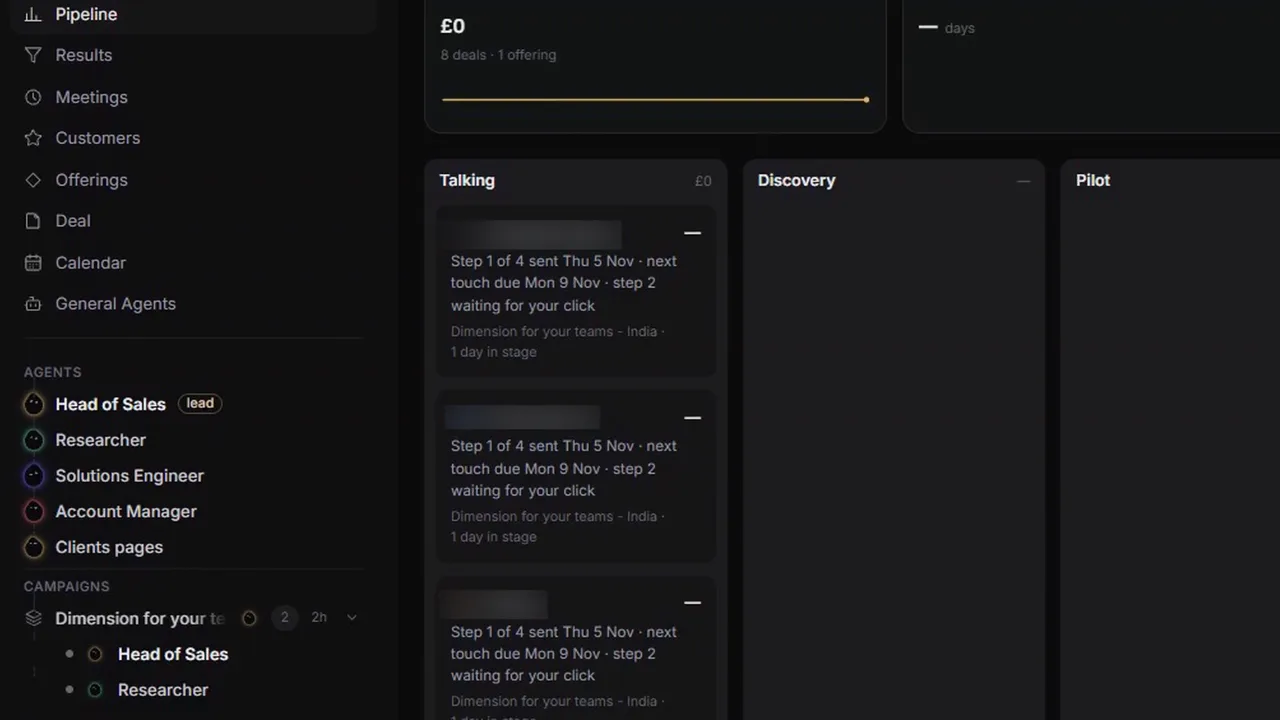
#> input picture packs/clients-space/assets/showcase/pipeline.webp, 1280 x 720 px; its folder holds only this picture in this run
$ python -i compose.py   (imports and definitions only)
#> lines starting #> are read from the running program, lines starting #| are printed output that depends on the picture; after the words box and inside, x2 and y2 are one past the last pixel; in counts of white or black regions, pixels touching at a corner belong together
"""timeline.json -> the HyperFrames page (build/film/index.html) and the layout record G11 reads (build/layout.json).

The page is one GSAP timeline on the Motion pack's kit (K). Before `desk_until` the film plays on the cold open's fake
desktop: pictures open as windows. After it, a page is a receipt card cropped around its yellow highlight, a photo fills
the frame, a post pops in, scenes come from `kit.scenes`, memes play in the overlay modes of `framework/overlays.py`.
The film's own CSS (build/film.css) styles the classes drawn here (README.md, Page classes)."""
from __future__ import annotations

import functools
import json
import subprocess
from pathlib import Path
from urllib.parse import urlparse

import numpy as np
from PIL import Image

from framework import overlays as ov
from framework.tools import HIDDEN

from . import scenes
from .art import Art, esc
from .film import Film

TITLE_COLORS = ["#e8401c", "#2348d8", "#111111", "#0f8a5f", "#8a2be2"]
STICKER_SPOTS = [(960, 760, -4), (960, 210, 3), (700, 770, 2), (1220, 230, -3), (960, 820, -2), (1180, 760, 4)]
DOC_TITLES = ["evidence.png", "receipts.png", "proof_final_FINAL.png", "screenshot (3).png", "read_this.png", "source.png"]
MEME_TITLES = ["reaction.mp4", "me_irl.mp4", "mood.mp4", "live_footage.mp4"]
DOC_BOX = (190, 80, 1540, 850)
STOCK_BOX = (150, 70, 1620, 870)
POST_MAX_W, POST_MAX_H = 1320, 840
SAFE_X, SAFE_Y = 192, 108
HIGHLIGHT_RGB = (255, 225, 77)
HIGHLIGHT_INK_LUMA = 110
HIGHLIGHT_LINE_GAP, HIGHLIGHT_MIN_INK = 2, 8
HIGHLIGHT_RUN = 6
HIGHLIGHT_MAIN = 0.6
CAP_PER_INK = 0.66
READ_PUSH = 1.04
READ_LINE_PAD, READ_CONTEXT_LINES = 28, 2
READ_BLOCK_GAP = 1.5
RING_PAD_X, RING_PAD_Y, RING_STROKE, RING_CLEAR, RING_REACH = 14, 10, 8, 3, 120
TASKBAR_H = 62
RECEIPT_CROP_H = 700
RECEIPT_MIN_W, RECEIPT_PAD = 1000, 40
RECEIPT_BOX = (200, 170, 1520, 790)
RECEIPT_BOX_BESIDE = (200, 170, ov.SPOT_X_RANGE[1] - 40 - 200, 790)
MONTHS = ["Jan", "Feb", "Mar", "Apr", "May", "Jun", "Jul", "Aug", "Sep", "Oct", "Nov", "Dec"]
SOURCE_LABEL_SECONDS = 2.0
CREDIT_H = 58
CREDIT_AT = (200, 1080 - 120 - CREDIT_H)
STICKER_FONT_PX = 76
STICKER_CHAR_EM = 0.72
STICKER_PAD_PX = 80
STICKER_MARGIN_PX = SAFE_X + 1
STICKER_MAX_W = 1920 - 2 * SAFE_X - STICKER_PAD_PX
DEFAULT_POSE = "stand"
PICTURE_KINDS = {"doc": "receipt", "stock": "photo", "post": "post", "mg": "scene", "clip": "clip", "cutout": "cutout", "tag": "tag"}
INK_CONTRAST, INK_BLUR_RADIUS = 40, 7
INK_RULE_RUN, TEXT_LINE_GAP, TEXT_LINE_MIN = 48, 2, 6
WORD_GAP_EM = 0.3


def _box_blur(a: np.ndarray, r: int) -> np.ndarray:
    p = np.pad(a, r, mode="edge")
    c = np.pad(p.cumsum(0).cumsum(1), ((1, 0), (1, 0)))
    n = 2 * r + 1
    return (c[n:, n:] - c[:-n, n:] - c[n:, :-n] + c[:-n, :-n]) / (n * n)


def _yellow(px: np.ndarray) -> np.ndarray:
    r, g, b = HIGHLIGHT_RGB
    return (abs(px[..., 0] - r) < 26) & (abs(px[..., 1] - g) < 30) & (abs(px[..., 2] - b) < 46)


def _ink(luma: np.ndarray) -> np.ndarray:
    return np.abs(luma - _box_blur(luma, INK_BLUR_RADIUS)) > INK_CONTRAST


@functools.lru_cache(maxsize=64)
def _text_lines(path: str, size: int, mtime_ns: int) -> tuple[tuple[int, int, int, int], ...]:
    ink = _ink(np.asarray(Image.open(path).convert("L")).astype(np.float32))
    cols = np.pad(ink.T.astype(np.int8), ((0, 0), (1, 1)))
    edges = np.diff(cols, axis=1)
    for x in np.nonzero(ink.sum(axis=0) >= INK_RULE_RUN)[0]:
        for a, b in zip(np.nonzero(edges[x] == 1)[0], np.nonzero(edges[x] == -1)[0]):
            if b - a >= INK_RULE_RUN:
                ink[a:b, x] = False
    rows = ink.sum(axis=1) >= 2
    lines, y, h0 = [], 0, len(rows)
    while y < h0:
        if not rows[y]:
            y += 1
            continue
        y0 = last = y
        while y < h0 and y - last <= TEXT_LINE_GAP:
            last = y if rows[y] else last
            y += 1
        if last - y0 + 1 >= TEXT_LINE_MIN:
            xs = np.nonzero(ink[y0:last + 1].any(axis=0))[0]
            lines.append((int(xs[0]), y0, int(xs[-1] - xs[0] + 1), last - y0 + 1))
    return tuple(lines)


def text_lines(path: str | Path) -> tuple[tuple[int, int, int, int], ...]:
    """Every line of text on a captured page, top to bottom, as (x, y, w, h) in capture pixels: runs of rows holding
    ink (pixels that stand INK_CONTRAST off their local background, on light and dark pages alike), with vertical rules
    and borders taken out so they never join two lines. A line that touches the capture's edge was cut by the capture."""
    st = Path(path).stat()
    return _text_lines(str(path), st.st_size, st.st_mtime_ns)


@functools.lru_cache(maxsize=16)
def _unlit_ink(path: str, size: int, mtime_ns: int) -> np.ndarray:
    px = np.asarray(Image.open(path).convert("RGB")).astype(int)
    luma = np.asarray(Image.open(path).convert("L"))
    lit = np.pad(_yellow(px), 1)
    lit = lit[1:-1, 1:-1] | lit[:-2, 1:-1] | lit[2:, 1:-1] | lit[1:-1, :-2] | lit[1:-1, 2:]
    ground = np.bincount(luma[~lit].ravel(), minlength=256).argmax() if (~lit).any() else 255
    return _ink(np.where(lit, ground, luma).astype(np.float32))


def unlit_ink(path: str | Path) -> np.ndarray:
    """The page's ink (as `text_lines` sees it) with the yellow highlight painted out to the page's ground (its
    commonest shade): the glyphs beside and under a highlight stay, the highlight's own edge does not (on a dark page it
    stands out as ink)."""
    st = Path(path).stat()
    return _unlit_ink(str(path), st.st_size, st.st_mtime_ns)
#> in _yellow, `return (abs(px[..., 0] - r) < 26) & (abs(px[..., 1] - g) < 30) & (abs(..`: returned value: shape (720, 1280) bool; every value is 0
#> in _unlit_ink, `lit = np.pad(_yellow(px), 1)`: lit: shape (722, 1282) bool; every value is 0
#> in _unlit_ink, `ground = np.bincount(luma[~lit].ravel(), minlength=256).argmax() if (~..`: ground = 28
#> in _box_blur, `p = np.pad(a, r, mode="edge")`:
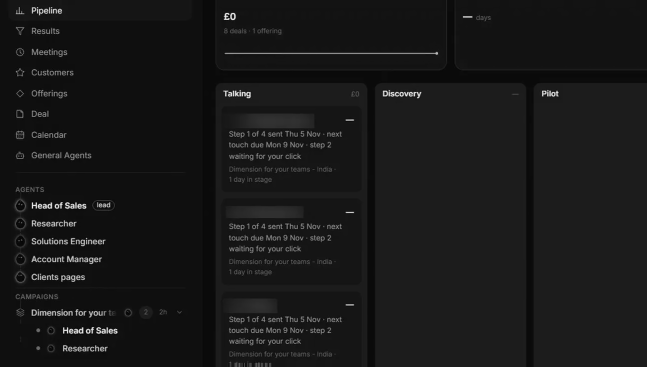
#> p: shape (734, 1294) float32 (shown at 1/2 size); min 0, max 255, mean 24
#> in _box_blur, `c = np.pad(p.cumsum(0).cumsum(1), ((1, 0), (1, 0)))`:
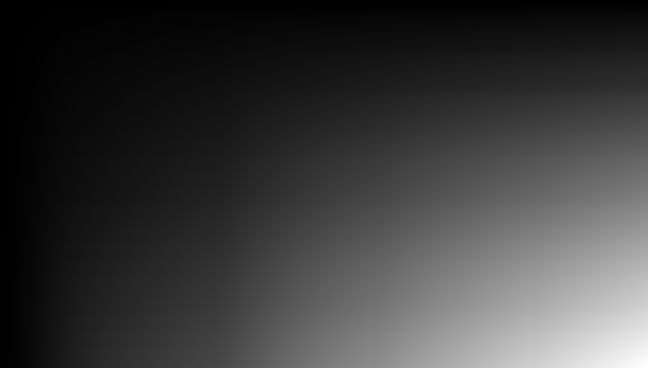
#> c: shape (735, 1295) float32 (shown at 1/2 size); min 0, max 22816168, mean 5293468; drawn with min black and max white
#> in _box_blur, `return (c[n:, n:] - c[:-n, n:] - c[n:, :-n] + c[:-n, :-n]) / (n * n)`:
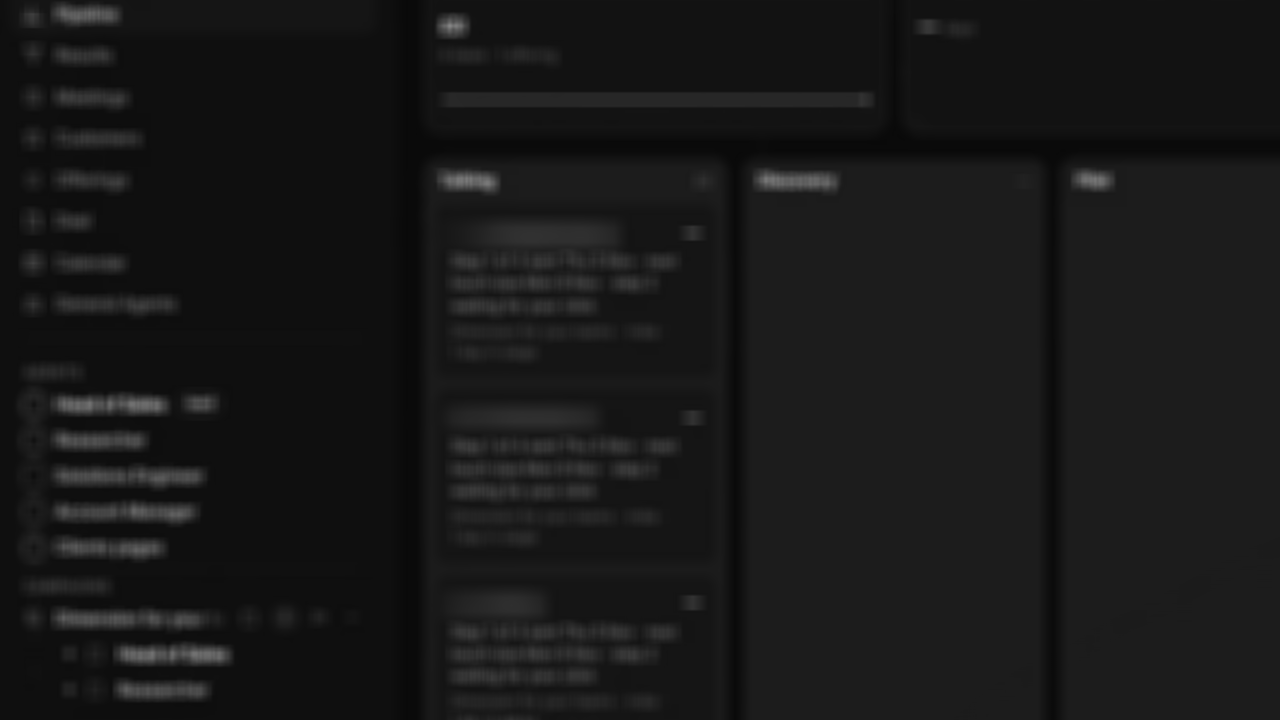
#> returned value: shape (720, 1280) float32; min 9.8, max 133.5, mean 24.1
#> in _ink, `return np.abs(luma - _box_blur(luma, INK_BLUR_RADIUS)) > INK_CONTRAST`:
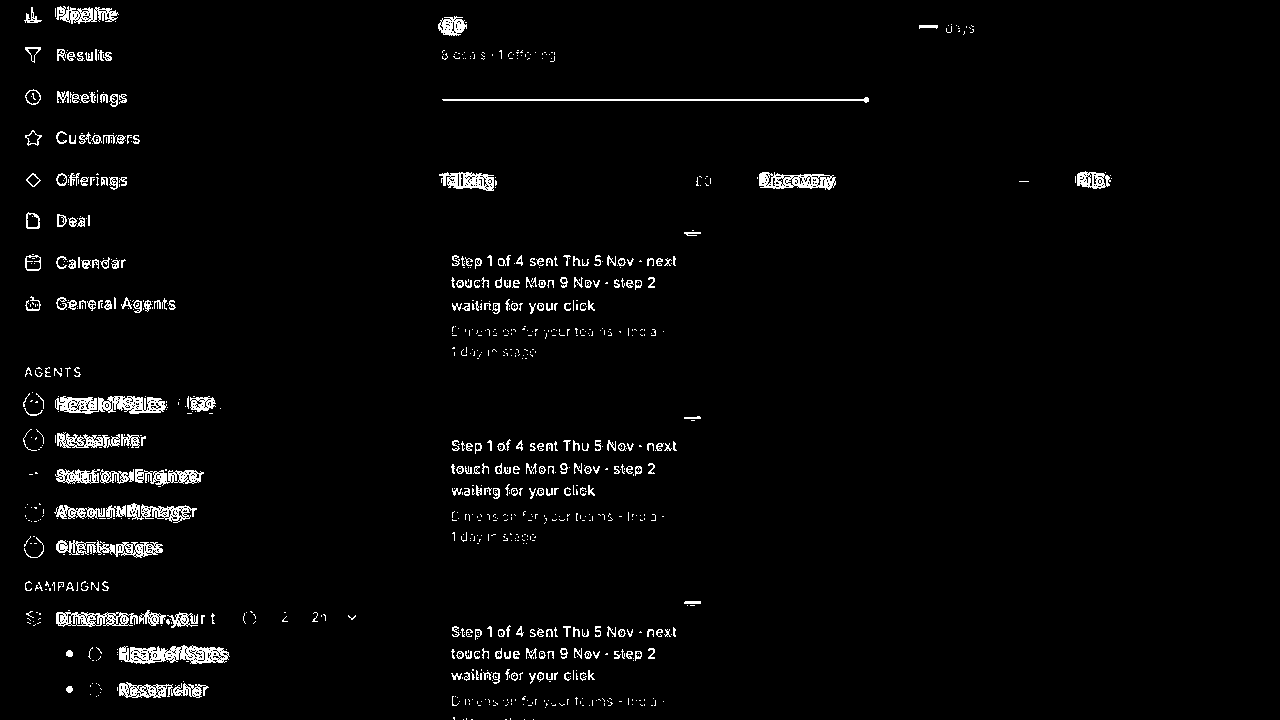
#> returned value: shape (720, 1280) bool; 2.6% white in thin lines or dots, all inside (x1, y1, x2, y2) = (23, 6, 1112, 720)


def text_words(path: str | Path) -> tuple[tuple[int, int, int, int, int], ...]:
    """Every word of text on a captured page as (x, y, w, h, line) in capture pixels, its glyphs' own box and the index
    of its `text_lines` line: each line split where its ink (`unlit_ink`, so a highlight's own edge is no word) leaves
    a gap wider than WORD_GAP_EM of the line's height."""
    ink, out = unlit_ink(path), []
#> out = []
    for n, (x, y, w, h) in enumerate(text_lines(path)):
#> in _text_lines, `cols = np.pad(ink.T.astype(np.int8), ((0, 0), (1, 1)))`:
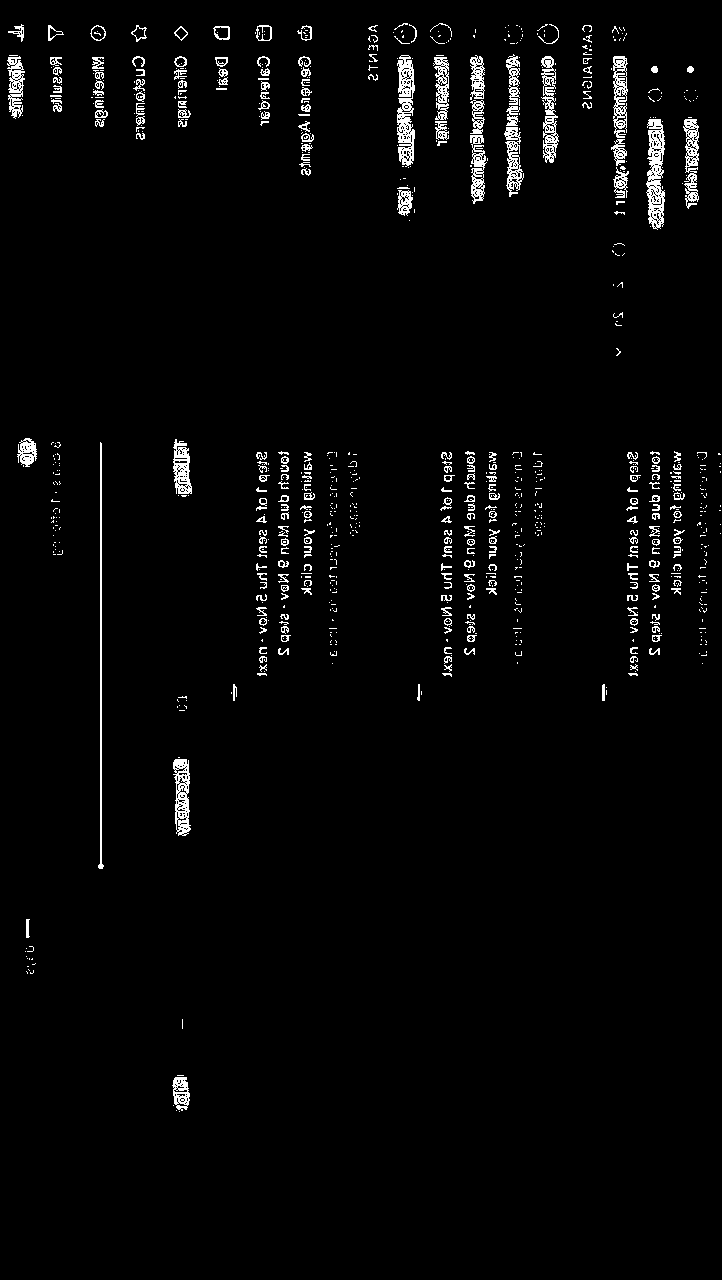
#> cols: shape (1280, 722) int8; values 0 (black) and 1 (white), 2.6% white in thin lines or dots, all inside (x1, y1, x2, y2) = (7, 23, 721, 1112)
#> in _text_lines, `edges = np.diff(cols, axis=1)`:
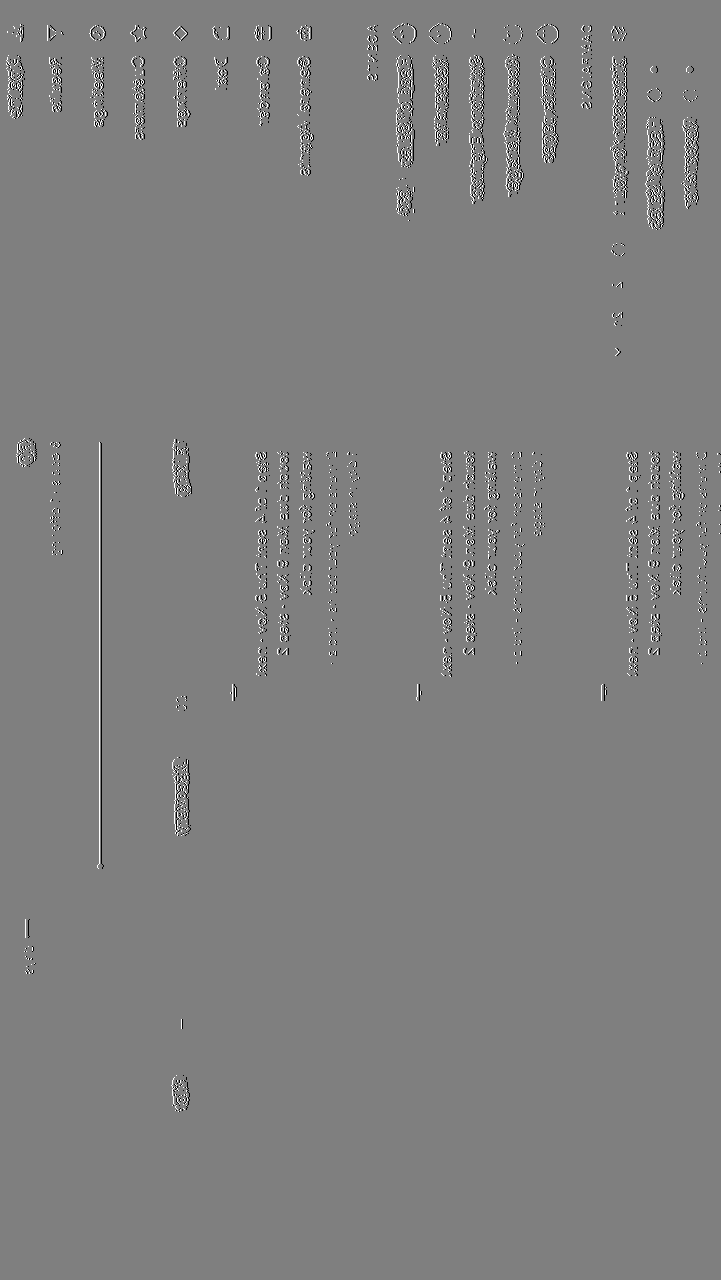
#> edges: shape (1280, 721) int8; min -1, max 1, mean 0; drawn with min black and max white
#> the loop in _text_lines, `for x in np.nonzero(ink.sum(axis=0) >= INK_RULE_RUN)[0]:` made 206 passes
#> x on passes 1 to 3: 25, 26, 27
#> in _text_lines, `lines, y, h0 = [], 0, len(rows)`: y = 0; h0 = 720
#> the loop in _text_lines, `while y < h0:` made 267 passes
#> y0 on passes 7, 17, 44, 66, 91: 6, 47, 90, 130, 172
#> after the loop in _text_lines, `while y < h0:`: lines = 21 items, first 6: (24, 6, 950, 30), (25, 47, 530, 15), (25, 90, 844, 17), (25, 130, 115, 16), (26, 172, 1086, 19), (26, 213, 675, 23); y = 720
        line = ink[y:y + h, x:x + w]
        cols = np.nonzero(line.any(axis=0))[0]
#> cols = 147 values from 0 to 949
        if not cols.size:
            continue
        cuts = np.nonzero(np.diff(cols) > WORD_GAP_EM * h)[0]
#> cuts = [17, 81, 110]
        for a, b in zip(np.r_[0, cuts + 1], np.r_[cuts, cols.size - 1]):
            rows = np.nonzero(line[:, cols[a]:cols[b] + 1].any(axis=1))[0]
            out.append((x + int(cols[a]), y + int(rows[0]), int(cols[b] - cols[a] + 1), int(rows[-1] - rows[0] + 1), n))
#> this loop made 4 passes
#> (a, b, rows) on passes 1, 4: (0, 17, [1, 2, 3, 4, 5, 6, 7, 8, 9, 10, 11, 12, 13, 14, 15, 16]), (111, 146, [18, 19, 20, 21, 22, 23, 24, 25, 26, 27, 28])
#> (a, b) on passes 2 to 3: (18, 81), (82, 110)
#> after the loop, out = [(24, 7, 18, 16, 0), (55, 6, 64, 18, 0), (438, 16, 29, 20, 0), (919, 24, 55, 11, 0)]
    return tuple(out)


# [14 lines left out: function _free_edge, not called in this run]


def clip_attrs(eid: str, start: float, end: float, z: int) -> str:
    return f'id="{eid}" class="clip" data-start="{start:.3f}" data-duration="{max(0.05, end - start):.3f}" data-track-index="{z}" style="z-index:{z}"'


# [209 lines that did not run here, left out]


def gsap_rows(sel: str, rows: list, start: float) -> list[str]:
    """GSAP calls for overlay motion rows (framework/overlays.motion) starting at `start`."""
    out = []
    for method, a, b, off, dur, ease in rows:
        at = start + off
        if method == "set":
            out.append(f'tl.set("{sel}",{json.dumps(a)},{at:.3f});')
            continue
        tail = {"duration": dur, **({"ease": ease} if ease else {})}
        if method == "fromTo":
            out.append(f'tl.fromTo("{sel}",{json.dumps(a)},{json.dumps({**b, **tail})},{at:.3f});')
        else:
            out.append(f'tl.to("{sel}",{json.dumps({**a, **tail})},{at:.3f});')
    return out


def post_box(path: str) -> tuple[int, int, int, int]:
    w, h = Image.open(path).size
    scale = min(POST_MAX_W / w, (POST_MAX_H - 46) / h)
    bw, bh = int(w * scale) + 6, int(h * scale) + 46
    return (960 - bw // 2, max(SAFE_Y - 20, 540 - bh // 2), bw, bh)


# [16 lines that did not run here, left out]


def centre_luma(path: str, t0: float, t1: float) -> float:
    """Mean luma (0-1) of the middle third of the frame over the clip window, the part a round inset shows."""
    raw = subprocess.run(["ffmpeg", "-v", "error", "-ss", f"{t0:.3f}", "-to", f"{t1:.3f}", "-i", path, "-vf", "fps=4,crop=iw/3:ih/3,scale=64:36,format=gray",
                          "-f", "rawvideo", "-"], capture_output=True, creationflags=HIDDEN).stdout
    px = np.frombuffer(raw, dtype=np.uint8)
    return float(px.mean() / 255) if px.size else 1.0


def letterbox_inset(pic: dict | list, w: int, h: int) -> tuple[float, float, float, float]:
    """(top, right, bottom, left) fractions of the source frame outside its picture. `pic` is the media library's
    `{x, y, w, h}` in fractions of the frame, or a film MEME row's `[x, y, w, h]` in source pixels of a `w` x `h` clip."""
    if isinstance(pic, dict):
        return pic["y"], 1 - (pic["x"] + pic["w"]), 1 - (pic["y"] + pic["h"]), pic["x"]
    x, y, pw, ph = pic
    return y / h, 1 - (x + pw) / w, 1 - (y + ph) / h, x / w


def picture_on_frame(pic: dict | list, w: int, h: int, fill: bool) -> tuple[float, float, float, float]:
    """Where a full-frame clip's video element sits, (left, top, width, height) in frame pixels. Without `fill` it is the
    frame (object-fit: cover); with `fill` the source is scaled so its picture (`letterbox_inset`) covers the frame,
    centred on the picture, and the bars and anything in them fall outside."""
    if not fill:
        return 0.0, 0.0, 1920.0, 1080.0
    top, right, bottom, left = letterbox_inset(pic, w, h)
    pw, ph = (1 - left - right) * w, (1 - top - bottom) * h
    k = max(1920 / pw, 1080 / ph)
    return 960 - k * (left * w + pw / 2), 540 - k * (top * h + ph / 2), w * k, h * k


def bars_clip(pic: dict | list, w: int, h: int) -> tuple[float, float, float, float]:
    """(top, right, bottom, left) fractions of the 1920 x 1080 element outside the picture, as the frame shows the
    source (object-fit: cover crops a source that is not 16:9 before any bar is clipped)."""
    top, right, bottom, left = letterbox_inset(pic, w, h)
    k = max(1920 / w, 1080 / h)
    ox, oy = (1920 - w * k) / 2, (1080 - h * k) / 2
    return (max(0.0, (oy + top * h * k) / 1080), max(0.0, (1920 - ox - (1 - right) * w * k) / 1920),
            max(0.0, (1080 - oy - (1 - bottom) * h * k) / 1080), max(0.0, (ox + left * w * k) / 1920))


def _overlaps(a: tuple, b: tuple) -> bool:
    return a[0] < b[0] + b[2] and b[0] < a[0] + a[2] and a[1] < b[1] + b[3] and b[1] < a[1] + a[3]


# [282 lines left out: functions window, read_camera, receipt, picture_record, render, meme_or_clip and 1 more, not called in this run]

>>> result = text_words('../../../clients-space/assets/showcase/pipeline.webp')
